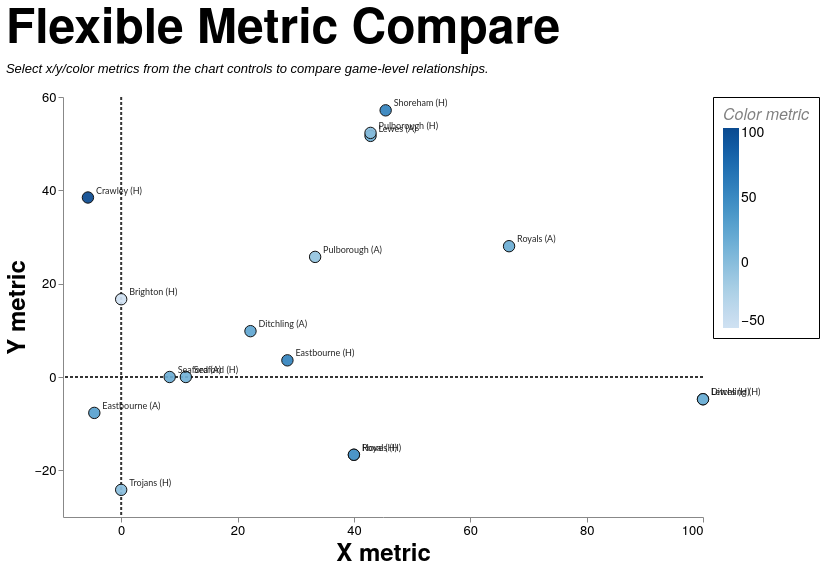

Write the Vega-Lite specification saved for this chart.
### Vega-Lite specification from a JSON file in a GitHub repository (floating-point values rounded to 4 significant figures; data arrays with more than 128 entries replaced by an {"elided": "..."} marker saying what was removed)
{"config": {"axis": {"labelFont": "PT Sans Narrow, Helvetica Neue, Helvetica, Arial, sans-serif", "titleFont": "PT Sans Narrow, Helvetica Neue, Helvetica, Arial, sans-serif", "labelFontSize": 13, "titleFontSize": 24, "gridColor": "#202947", "gridOpacity": 0.2, "zindex": 1}, "text": {"font": "Lato, sans-serif"}, "bar": {"cornerRadiusEnd": 5}, "header": {"labelFont": "PT Sans Narrow, Helvetica Neue, Helvetica, Arial, sans-serif", "titleFont": "PT Sans Narrow, Helvetica Neue, Helvetica, Arial, sans-serif", "labelFontSize": 24, "titleFontSize": 28, "labelFontWeight": "bold", "orient": "left"}, "legend": {"labelFont": "PT Sans Narrow, Helvetica Neue, Helvetica, Arial, sans-serif", "titleFont": "PT Sans Narrow, Helvetica Neue, Helvetica, Arial, sans-serif", "labelFontSize": 14, "titleFontSize": 16, "titlePadding": 5, "fillColor": "white", "strokeColor": "black", "padding": 10, "titleFontWeight": "lighter", "titleFontStyle": "italic", "titleColor": "gray", "offset": 10}, "title": {"font": "PT Sans Narrow, Helvetica Neue, Helvetica, Arial, sans-serif", "fontSize": 48, "fontWeight": "bold", "anchor": "start", "align": "center", "titlePadding": 20, "subtitlePadding": 10, "subtitleFontSize": 13, "subtitleColor": "", "subtitleFontStyle": "italic", "offset": 15, "color": "black"}, "axisX": {"labelAngle": 0}, "facet": {"title": null, "header": null, "align": {"row": "each", "column": "each"}, "spacing": 10}, "resolve": {"scale": {"y": "independent", "facet": "independent"}}, "background": "transparent", "scale": {"offsetBandPaddingOuter": 0.2, "offsetBandPaddingInner": 0.1}, "view": {"stroke": null, "background": "transparent"}}, "layer": [{"data": {"name": "data-d285a7403ed98ae579761d64a864032b"}, "mark": {"type": "rule", "color": "#111111", "opacity": 0.85, "strokeDash": [3, 2], "strokeWidth": 2.0}, "encoding": {"x": {"field": "x", "type": "quantitative"}}}, {"data": {"name": "data-a0a55d106695e8d630baff0f16eee66d"}, "mark": {"type": "rule", "color": "#111111", "opacity": 0.85, "strokeDash": [3, 2], "strokeWidth": 2.0}, "encoding": {"y": {"field": "y", "type": "quantitative"}}}, {"data": {"name": "data-9f6307fd1d48cf4435c81d66d8d7fff1"}, "mark": {"type": "circle", "fillOpacity": 0.92, "size": 130, "stroke": "#111111", "strokeWidth": 1.0}, "encoding": {"color": {"field": "color_value", "legend": {"format": ".0f"}, "scale": {"scheme": "blues"}, "title": "Color metric", "type": "quantitative"}, "tooltip": [{"field": "fixture_label", "title": "Fixture", "type": "nominal"}, {"field": "date", "title": "Date", "type": "temporal"}, {"field": "scoreline", "title": "Score", "type": "nominal"}, {"field": "result", "title": "Result", "type": "nominal"}, {"field": "x_label", "title": "X Metric", "type": "nominal"}, {"field": "x_value", "format": ".2f", "title": "X Value", "type": "quantitative"}, {"field": "y_label", "title": "Y Metric", "type": "nominal"}, {"field": "y_value", "format": ".2f", "title": "Y Value", "type": "quantitative"}, {"field": "color_label", "title": "Color Metric", "type": "nominal"}, {"field": "color_value", "format": ".2f", "title": "Color Value", "type": "quantitative"}], "x": {"axis": {"grid": false, "tickCount": 6}, "field": "x_value", "title": "X metric", "type": "quantitative"}, "y": {"axis": {"grid": false, "tickCount": 6}, "field": "y_value", "title": "Y metric", "type": "quantitative"}}, "transform": [{"filter": "datum.squad == mcSquad && datum.season == mcSeason && (mcGameType == 'All' || (mcGameType == 'League + Cup' && (datum.game_type == 'League' || datum.game_type == 'Cup')) || (mcGameType == 'League only' && datum.game_type == 'League') || datum.game_type == mcGameType)"}, {"calculate": "datum[mcXField]", "as": "x_value"}, {"calculate": "datum[mcYField]", "as": "y_value"}, {"calculate": "datum[mcColorField]", "as": "color_value"}, {"calculate": "{'points_difference':'Points Difference','total_match_points':'Total Match Points','egrfc_lineouts_taken':'Lineouts Taken (EGRFC)','opposition_lineouts_taken':'Lineouts Taken (Opposition)','lineouts_taken_diff':'Lineouts Taken Diff','egrfc_lineouts_won':'Lineouts Won (EGRFC)','opposition_lineouts_won':'Lineouts Won (Opposition)','lineouts_won_diff':'Lineouts Won Diff','egrfc_scrums_taken':'Scrums Taken (EGRFC)','opposition_scrums_taken':'Scrums Taken (Opposition)','scrums_taken_diff':'Scrums Taken Diff','egrfc_scrums_won':'Scrums Won (EGRFC)','opposition_scrums_won':'Scrums Won (Opposition)','scrums_won_diff':'Scrums Won Diff','lineout_success_pct_egrfc':'Lineout Success % (EGRFC)','lineout_success_pct_opp':'Lineout Success % (Opposition)','lineout_success_diff_pct':'Lineout Success Diff (pp)','scrum_success_pct_egrfc':'Scrum Success % (EGRFC)','scrum_success_pct_opp':'Scrum Success % (Opposition)','scrum_success_diff_pct':'Scrum Success Diff (pp)','egrfc_entries_22m':'22m Entries (EGRFC)','opposition_entries_22m':'22m Entries (Opposition)','entries_22m_diff':'22m Entries Diff','egrfc_points_per_entry':'Points per Entry (EGRFC)','opposition_points_per_entry':'Points per Entry (Opposition)','points_per_entry_diff':'Points per Entry Diff','retained_total':'Retained Starters (Total)','retained_forwards':'Retained Starters (Forwards)','retained_backs':'Retained Starters (Backs)','avg_squad_club_apps':'Average Club Apps','avg_squad_first_xv_apps':'Average 1st XV Apps'}[mcXField]", "as": "x_label"}, {"calculate": "{'points_difference':'Points Difference','total_match_points':'Total Match Points','egrfc_lineouts_taken':'Lineouts Taken (EGRFC)','opposition_lineouts_taken':'Lineouts Taken (Opposition)','lineouts_taken_diff':'Lineouts Taken Diff','egrfc_lineouts_won':'Lineouts Won (EGRFC)','opposition_lineouts_won':'Lineouts Won (Opposition)','lineouts_won_diff':'Lineouts Won Diff','egrfc_scrums_taken':'Scrums Taken (EGRFC)','opposition_scrums_taken':'Scrums Taken (Opposition)','scrums_taken_diff':'Scrums Taken Diff','egrfc_scrums_won':'Scrums Won (EGRFC)','opposition_scrums_won':'Scrums Won (Opposition)','scrums_won_diff':'Scrums Won Diff','lineout_success_pct_egrfc':'Lineout Success % (EGRFC)','lineout_success_pct_opp':'Lineout Success % (Opposition)','lineout_success_diff_pct':'Lineout Success Diff (pp)','scrum_success_pct_egrfc':'Scrum Success % (EGRFC)','scrum_success_pct_opp':'Scrum Success % (Opposition)','scrum_success_diff_pct':'Scrum Success Diff (pp)','egrfc_entries_22m':'22m Entries (EGRFC)','opposition_entries_22m':'22m Entries (Opposition)','entries_22m_diff':'22m Entries Diff','egrfc_points_per_entry':'Points per Entry (EGRFC)','opposition_points_per_entry':'Points per Entry (Opposition)','points_per_entry_diff':'Points per Entry Diff','retained_total':'Retained Starters (Total)','retained_forwards':'Retained Starters (Forwards)','retained_backs':'Retained Starters (Backs)','avg_squad_club_apps':'Average Club Apps','avg_squad_first_xv_apps':'Average 1st XV Apps'}[mcYField]", "as": "y_label"}, {"calculate": "{'points_difference':'Points Difference','total_match_points':'Total Match Points','egrfc_lineouts_taken':'Lineouts Taken (EGRFC)','opposition_lineouts_taken':'Lineouts Taken (Opposition)','lineouts_taken_diff':'Lineouts Taken Diff','egrfc_lineouts_won':'Lineouts Won (EGRFC)','opposition_lineouts_won':'Lineouts Won (Opposition)','lineouts_won_diff':'Lineouts Won Diff','egrfc_scrums_taken':'Scrums Taken (EGRFC)','opposition_scrums_taken':'Scrums Taken (Opposition)','scrums_taken_diff':'Scrums Taken Diff','egrfc_scrums_won':'Scrums Won (EGRFC)','opposition_scrums_won':'Scrums Won (Opposition)','scrums_won_diff':'Scrums Won Diff','lineout_success_pct_egrfc':'Lineout Success % (EGRFC)','lineout_success_pct_opp':'Lineout Success % (Opposition)','lineout_success_diff_pct':'Lineout Success Diff (pp)','scrum_success_pct_egrfc':'Scrum Success % (EGRFC)','scrum_success_pct_opp':'Scrum Success % (Opposition)','scrum_success_diff_pct':'Scrum Success Diff (pp)','egrfc_entries_22m':'22m Entries (EGRFC)','opposition_entries_22m':'22m Entries (Opposition)','entries_22m_diff':'22m Entries Diff','egrfc_points_per_entry':'Points per Entry (EGRFC)','opposition_points_per_entry':'Points per Entry (Opposition)','points_per_entry_diff':'Points per Entry Diff','retained_total':'Retained Starters (Total)','retained_forwards':'Retained Starters (Forwards)','retained_backs':'Retained Starters (Backs)','avg_squad_club_apps':'Average Club Apps','avg_squad_first_xv_apps':'Average 1st XV Apps'}[mcColorField]", "as": "color_label"}, {"filter": "isValid(datum.x_value) && isValid(datum.y_value) && isValid(datum.color_value)"}]}, {"data": {"name": "data-9f6307fd1d48cf4435c81d66d8d7fff1"}, "mark": {"type": "text", "align": "left", "baseline": "middle", "dx": 8, "dy": -7, "fontSize": 9}, "encoding": {"opacity": {"condition": {"param": "mcShowLabels", "value": 0.85}, "value": 0}, "text": {"field": "fixture_label", "type": "nominal"}, "x": {"field": "x_value", "type": "quantitative"}, "y": {"field": "y_value", "type": "quantitative"}}, "transform": [{"filter": "datum.squad == mcSquad && datum.season == mcSeason && (mcGameType == 'All' || (mcGameType == 'League + Cup' && (datum.game_type == 'League' || datum.game_type == 'Cup')) || (mcGameType == 'League only' && datum.game_type == 'League') || datum.game_type == mcGameType)"}, {"calculate": "datum[mcXField]", "as": "x_value"}, {"calculate": "datum[mcYField]", "as": "y_value"}, {"calculate": "datum[mcColorField]", "as": "color_value"}, {"calculate": "{'points_difference':'Points Difference','total_match_points':'Total Match Points','egrfc_lineouts_taken':'Lineouts Taken (EGRFC)','opposition_lineouts_taken':'Lineouts Taken (Opposition)','lineouts_taken_diff':'Lineouts Taken Diff','egrfc_lineouts_won':'Lineouts Won (EGRFC)','opposition_lineouts_won':'Lineouts Won (Opposition)','lineouts_won_diff':'Lineouts Won Diff','egrfc_scrums_taken':'Scrums Taken (EGRFC)','opposition_scrums_taken':'Scrums Taken (Opposition)','scrums_taken_diff':'Scrums Taken Diff','egrfc_scrums_won':'Scrums Won (EGRFC)','opposition_scrums_won':'Scrums Won (Opposition)','scrums_won_diff':'Scrums Won Diff','lineout_success_pct_egrfc':'Lineout Success % (EGRFC)','lineout_success_pct_opp':'Lineout Success % (Opposition)','lineout_success_diff_pct':'Lineout Success Diff (pp)','scrum_success_pct_egrfc':'Scrum Success % (EGRFC)','scrum_success_pct_opp':'Scrum Success % (Opposition)','scrum_success_diff_pct':'Scrum Success Diff (pp)','egrfc_entries_22m':'22m Entries (EGRFC)','opposition_entries_22m':'22m Entries (Opposition)','entries_22m_diff':'22m Entries Diff','egrfc_points_per_entry':'Points per Entry (EGRFC)','opposition_points_per_entry':'Points per Entry (Opposition)','points_per_entry_diff':'Points per Entry Diff','retained_total':'Retained Starters (Total)','retained_forwards':'Retained Starters (Forwards)','retained_backs':'Retained Starters (Backs)','avg_squad_club_apps':'Average Club Apps','avg_squad_first_xv_apps':'Average 1st XV Apps'}[mcXField]", "as": "x_label"}, {"calculate": "{'points_difference':'Points Difference','total_match_points':'Total Match Points','egrfc_lineouts_taken':'Lineouts Taken (EGRFC)','opposition_lineouts_taken':'Lineouts Taken (Opposition)','lineouts_taken_diff':'Lineouts Taken Diff','egrfc_lineouts_won':'Lineouts Won (EGRFC)','opposition_lineouts_won':'Lineouts Won (Opposition)','lineouts_won_diff':'Lineouts Won Diff','egrfc_scrums_taken':'Scrums Taken (EGRFC)','opposition_scrums_taken':'Scrums Taken (Opposition)','scrums_taken_diff':'Scrums Taken Diff','egrfc_scrums_won':'Scrums Won (EGRFC)','opposition_scrums_won':'Scrums Won (Opposition)','scrums_won_diff':'Scrums Won Diff','lineout_success_pct_egrfc':'Lineout Success % (EGRFC)','lineout_success_pct_opp':'Lineout Success % (Opposition)','lineout_success_diff_pct':'Lineout Success Diff (pp)','scrum_success_pct_egrfc':'Scrum Success % (EGRFC)','scrum_success_pct_opp':'Scrum Success % (Opposition)','scrum_success_diff_pct':'Scrum Success Diff (pp)','egrfc_entries_22m':'22m Entries (EGRFC)','opposition_entries_22m':'22m Entries (Opposition)','entries_22m_diff':'22m Entries Diff','egrfc_points_per_entry':'Points per Entry (EGRFC)','opposition_points_per_entry':'Points per Entry (Opposition)','points_per_entry_diff':'Points per Entry Diff','retained_total':'Retained Starters (Total)','retained_forwards':'Retained Starters (Forwards)','retained_backs':'Retained Starters (Backs)','avg_squad_club_apps':'Average Club Apps','avg_squad_first_xv_apps':'Average 1st XV Apps'}[mcYField]", "as": "y_label"}, {"calculate": "{'points_difference':'Points Difference','total_match_points':'Total Match Points','egrfc_lineouts_taken':'Lineouts Taken (EGRFC)','opposition_lineouts_taken':'Lineouts Taken (Opposition)','lineouts_taken_diff':'Lineouts Taken Diff','egrfc_lineouts_won':'Lineouts Won (EGRFC)','opposition_lineouts_won':'Lineouts Won (Opposition)','lineouts_won_diff':'Lineouts Won Diff','egrfc_scrums_taken':'Scrums Taken (EGRFC)','opposition_scrums_taken':'Scrums Taken (Opposition)','scrums_taken_diff':'Scrums Taken Diff','egrfc_scrums_won':'Scrums Won (EGRFC)','opposition_scrums_won':'Scrums Won (Opposition)','scrums_won_diff':'Scrums Won Diff','lineout_success_pct_egrfc':'Lineout Success % (EGRFC)','lineout_success_pct_opp':'Lineout Success % (Opposition)','lineout_success_diff_pct':'Lineout Success Diff (pp)','scrum_success_pct_egrfc':'Scrum Success % (EGRFC)','scrum_success_pct_opp':'Scrum Success % (Opposition)','scrum_success_diff_pct':'Scrum Success Diff (pp)','egrfc_entries_22m':'22m Entries (EGRFC)','opposition_entries_22m':'22m Entries (Opposition)','entries_22m_diff':'22m Entries Diff','egrfc_points_per_entry':'Points per Entry (EGRFC)','opposition_points_per_entry':'Points per Entry (Opposition)','points_per_entry_diff':'Points per Entry Diff','retained_total':'Retained Starters (Total)','retained_forwards':'Retained Starters (Forwards)','retained_backs':'Retained Starters (Backs)','avg_squad_club_apps':'Average Club Apps','avg_squad_first_xv_apps':'Average 1st XV Apps'}[mcColorField]", "as": "color_label"}, {"filter": "isValid(datum.x_value) && isValid(datum.y_value) && isValid(datum.color_value)"}]}], "height": 420, "params": [{"name": "mcSquad", "value": "1st"}, {"name": "mcSeason", "value": "2025/26"}, {"name": "mcGameType", "value": "League + Cup"}, {"name": "mcXField", "value": "scrum_success_diff_pct"}, {"name": "mcYField", "value": "lineout_success_diff_pct"}, {"name": "mcColorField", "value": "points_difference"}, {"name": "mcShowLabels", "value": true}], "resolve": {"scale": {"color": "independent"}}, "title": {"text": "Flexible Metric Compare", "subtitle": ["Select x/y/color metrics from the chart controls to compare game-level relationships."]}, "width": 640, "$schema": "https://vega.github.io/schema/vega-lite/v5.20.1.json", "datasets": {"data-d285a7403ed98ae579761d64a864032b": [{"x": 0}], "data-a0a55d106695e8d630baff0f16eee66d": [{"y": 0}], "data-9f6307fd1d48cf4435c81d66d8d7fff1": {"elided": "725 records"}}}
